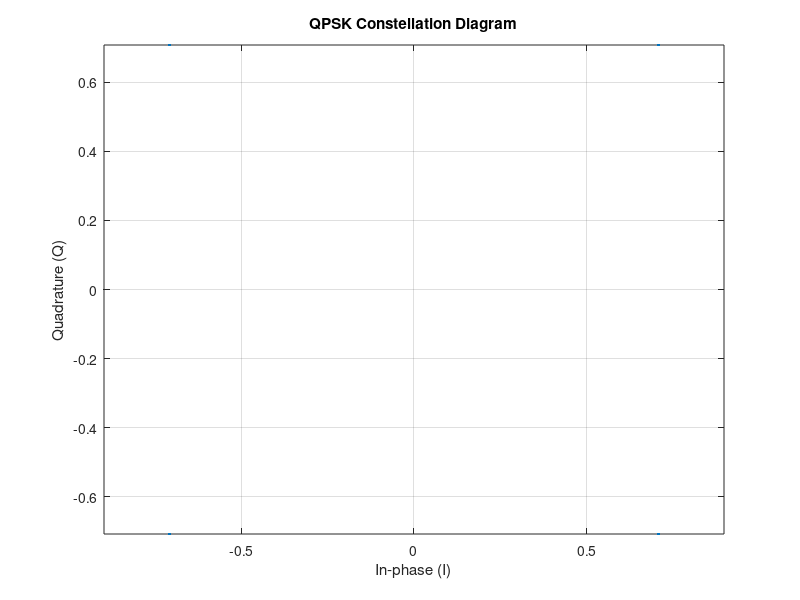

The MATLAB source for this figure:
clear
clf
% % Parameters
% num_symbols = 8; % Number of QPSK symbols
% samples_per_symbol = 32; % Sampling rate
% rolloff = 0; % Rectangular pulse shaping (no roll-off)
% symbol_rate = 1; % Symbol rate
% fc = 2e6; % Carrier frequency
% fs = samples_per_symbol * symbol_rate; % Sampling frequency
% 
% % Generate random binary data for QPSK modulation
% data = randi([0 1], 1, 2*num_symbols);
% 
% % Map binary data to QPSK symbols
% qpsk_symbols = 1/sqrt(2) * (2 * data(1:2:end) - 1 + 1i * (2 * data(2:2:end) - 1));
% 
% % Upsample symbols to desired sampling rate
% upsampled_symbols = upsample(qpsk_symbols, samples_per_symbol);
% 
% % Generate rectangular baseband pulses
% rect_pulse = ones(1, samples_per_symbol);
% 
% % Pulse shaping using convolution
% pulse_shaped_waveform = conv(upsampled_symbols, rect_pulse);
% 
% % Modulate the pulse-shaped waveform onto the subcarrier
% t = (0:length(pulse_shaped_waveform)-1) / fs; % Time vector
% subcarrier = real(pulse_shaped_waveform .* exp(1i * 2 * pi * fc * t));
% 
% % Plotting
% figure;
% 

% % Time series plot
% subplot(2, 1, 1);
% plot(t, subcarrier);
% title('QPSK Modulated Subcarrier - Time Series');
% xlabel('Time (s)');
% ylabel('Amplitude');
% grid on;
% 
% % Power spectrum plot
% subplot(2, 1, 2);
% NFFT = 2^nextpow2(length(subcarrier)); % Next power of 2 from length of y
% Y = fft(subcarrier,NFFT)/length(subcarrier);
% f = fs/2*linspace(0,1,NFFT/2+1);
% plot(f,2*abs(Y(1:NFFT/2+1)));
% title('QPSK Modulated Subcarrier - Power Spectrum');
% xlabel('Frequency (Hz)');
% ylabel('Power');
% grid on;
% 
% % Adjust plot layout
% subplot(2, 1, 1);

% % Define parameters
% num_symbols = 32;  % Number of QPSK symbols
% rolloff_factor = 0.5; % Roll-off factor for pulse shaping
% 
% % Generate random binary data for QPSK modulation
% binary_data = randi([0 1], num_symbols, 2); % 2 bits per symbol
% 
% % Map binary data to QPSK symbols
% qpsk_symbols = 2 * binary_data - 1; % Map 0 to -1, 1 to 1
% 
% % Perform QPSK modulation
% qpsk_modulated = qpsk_symbols(:,1) + 1i * qpsk_symbols(:,2);
% 
% % Plot QPSK signal on a scatter plot
% figure;
% scatter(real(qpsk_modulated), imag(qpsk_modulated), 'filled');
% xlabel('In-phase');
% ylabel('Quadrature');
% title('QPSK Signal Constellation');
% axis([-1.5 1.5 -1.5 1.5]); % Set axis limits for better visualization
% grid on;

% % Define parameters
% N = 1000; % Number of symbols
% fc = 1e6; % Carrier frequency (1 MHz)
% fs = 10e6; % Sampling frequency (10 MHz)
% T = 1/fs; % Sampling period
% t = (0:N-1)*T; % Time vector
% SNR_dB = 20; % Signal-to-Noise Ratio in dB
% 
% % Generate random binary data for QPSK modulation
% data = randi([0 1], 1, N);
% 
% % Modulation: QPSK
% s = 1/sqrt(2) * (2*data - 1) + 1j/sqrt(2) * (2*randi([0 1], 1, N) - 1); % QPSK symbols
% 
% % Upconvert to passband
% x = s .* exp(1j * 2 * pi * fc * t);
% 
% % Add Gaussian noise
% noise_power = 10^(-SNR_dB/10);
% noise = sqrt(noise_power/2) * (randn(1, N) + 1j*randn(1, N));
% received_signal = x + noise;
% 
% % Downconvert to baseband
% received_signal = received_signal .* exp(-1j * 2 * pi * fc * t);
% 
% % Demodulation: QPSK
% demodulated_data = (real(received_signal) > 0) + 1j*(imag(received_signal) > 0);
% 
% % Calculate Bit Error Rate (BER)
% errors = sum(data ~= (real(demodulated_data) > 0));
% BER = errors/N;
% 
% disp(['Bit Error Rate (BER): ', num2str(BER)]);
% QPSK symbol generation using complex exponentials
% 



% % Number of symbols
% num_symbols = 1000;
% 
% % Generate random binary data for QPSK modulation
% data = randi([0 1], 1, 2*num_symbols);
% 
% % Convert binary data to QPSK symbols
% qpsk_symbols = zeros(1, num_symbols);
% 
% for i = 1:num_symbols
%     % Map binary pairs to complex symbols
%     if data(2*i-1) == 0 && data(2*i) == 0
%         qpsk_symbols(i) = 1/sqrt(2) * exp(1i*pi/4); % 00 -> (1 + j)
%     elseif data(2*i-1) == 0 && data(2*i) == 1
%         qpsk_symbols(i) = 1/sqrt(2) * exp(1i*3*pi/4); % 01 -> (-1 + j)
%     elseif data(2*i-1) == 1 && data(2*i) == 0
%         qpsk_symbols(i) = 1/sqrt(2) * exp(1i*7*pi/4); % 10 -> (1 - j)
%     else
%         qpsk_symbols(i) = 1/sqrt(2) * exp(1i*5*pi/4); % 11 -> (-1 - j)
%     end
% end
% 
% % Plot the constellation diagram of QPSK symbols
% scatterplot(qpsk_symbols);
% xlabel('In-phase');
% ylabel('Quadrature');
% title('QPSK Constellation Diagram');
% 
% % Display generated QPSK symbols
% disp('Generated QPSK symbols:');
% disp(qpsk_symbols);
% Define the number of symbols
num_symbols = 32;

% Generate random bits for QPSK modulation
bits = randi([0, 1], 1, 2*num_symbols);

% Convert bits to symbols
symbols = bi2de(reshape(bits, 2, []).', 'left-msb');

% Map symbols to constellation points
constellation = exp(1j * pi/4 * (2*symbols + 1));

% Plot constellation diagram
figure;
scatterplot(constellation);
title('QPSK Constellation Diagram');
xlabel('In-phase (I)');
ylabel('Quadrature (Q)');
grid on;
axis equal;

% time_shift_us = 1/1e6;   % shift time by 10 microseconds
% t0 = t * (time_shift_us); 
% f  = 1e3;
% omega = 2*pi*f;
% shifted_sig = s_t .* exp(1j*t0*omega);